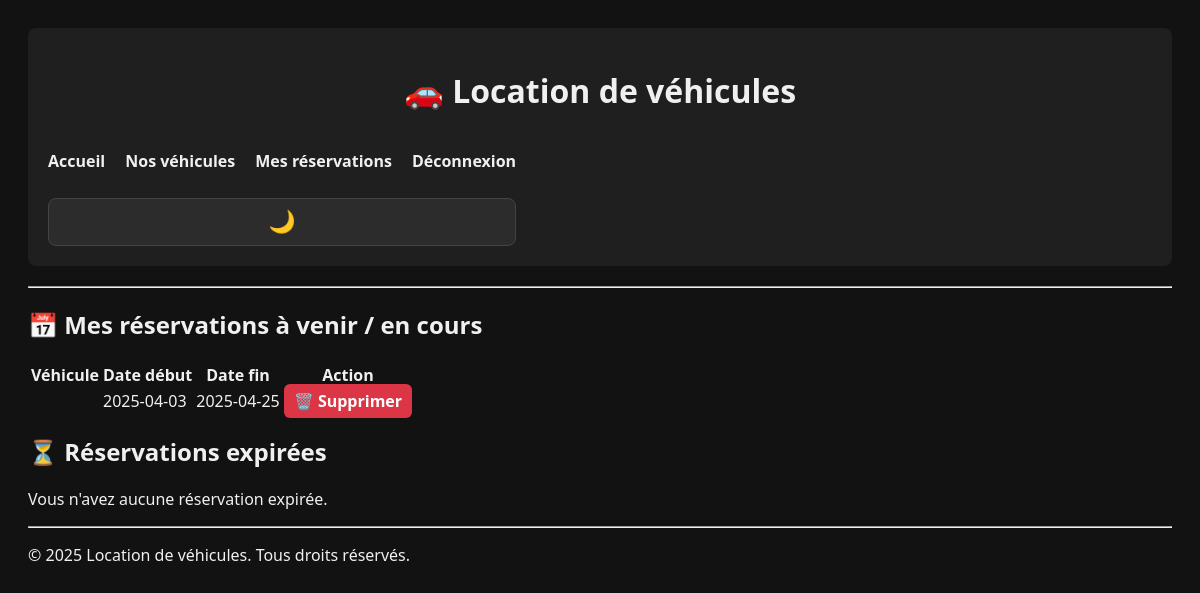
Before: /index.php?controller=reservation&action=mes (signed in) with the older database file.
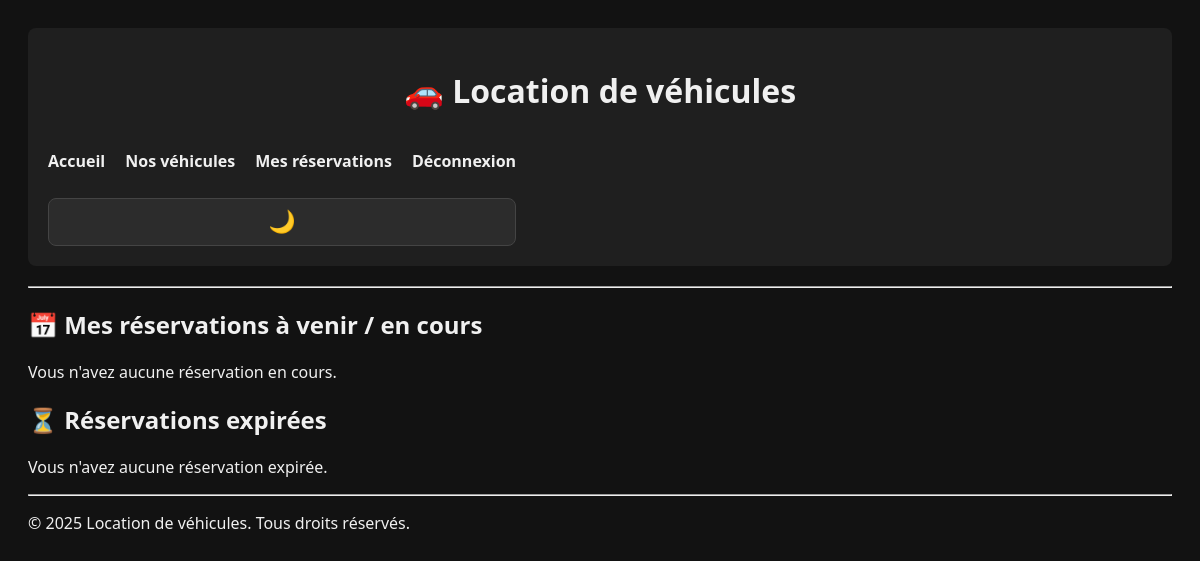
After: the same page with the newer database file.
### tables this page shows
CREATE TABLE IF NOT EXISTS `reservations` (
  `id` int NOT NULL AUTO_INCREMENT,
  `id_vehicule` int NOT NULL,
  `id_utilisateur` int NOT NULL,
  `date_debut` date NOT NULL,
  `date_fin` date NOT NULL,
  PRIMARY KEY (`id`),
  KEY `fk_utilisateur` (`id_utilisateur`),
  KEY `fk_vehicule` (`id_vehicule`)
);

### controllers/BaseController.php (called while the page is built, shortened)
<?php
class BaseController {
    protected function render(string $view, array $data = []) {
        extract($data);
        include __DIR__ . '/../views/' . $view . '.php';
    }
}

### controllers/ReservationController.php (called while the page is built, shortened)
<?php
require_once 'BaseController.php';
require_once __DIR__ . '/../models/Reservation.php';
class ReservationController extends BaseController {
    public function mes() {
        $userId = $_SESSION['user']['id'];
        $reservations = Reservation::getByUserId($userId);
        $today = date('Y-m-d');
        $active = [];
        $expired = [];
        foreach ($reservations as $r) {
            if ($r['date_fin'] < $today) {
                $expired[] = $r;
            } else {
                $active[] = $r;
            }
        }
        $this->render('reservation/mes', [
            'active' => $active,
            'expired' => $expired
        ]);
    }
}

### models/Reservation.php (called while the page is built, shortened)
<?php
class Reservation {
    public static function getByUserId(int $userId): array {
        $conn = Bdd::getConnection();
        $stmt = $conn->prepare("SELECT * FROM reservations WHERE id_utilisateur = ?");
        $stmt->execute([$userId]);
        return $stmt->fetchAll(PDO::FETCH_ASSOC);
    }
}

### views/reservation/mes.php (the view)
<?php include __DIR__ . '/../../layouts/header.php'; ?>
<h2>📅 Mes réservations à venir / en cours</h2>
<?php if (!empty($active)): ?>
    <table>
        <tr>
            <th>Véhicule</th>
            <th>Date début</th>
            <th>Date fin</th>
            <th>Action</th>
        </tr>
        <?php foreach ($active as $r): ?>
            <tr>
                <td><?= htmlspecialchars($r['nom_vehicule']) ?></td>
                <td><?= htmlspecialchars($r['date_debut']) ?></td>
                <td><?= htmlspecialchars($r['date_fin']) ?></td>
                <td><a href="supprimer_reservation.php?id=<?= $r['id'] ?>" class="btn-supprimer">🗑️ Supprimer</a></td>
            </tr>
        <?php endforeach; ?>
    </table>
<?php else: ?>
    <p>Vous n'avez aucune réservation en cours.</p>
<?php endif; ?>
<h2>⏳ Réservations expirées</h2>
<?php if (!empty($expired)): ?>
    <table>
        <tr>
            <th>Véhicule</th>
            <th>Date début</th>
            <th>Date fin</th>
        </tr>
        <?php foreach ($expired as $r): ?>
            <tr>
                <td><?= htmlspecialchars($r['nom_vehicule']) ?></td>
                <td><?= htmlspecialchars($r['date_debut']) ?></td>
                <td><?= htmlspecialchars($r['date_fin']) ?></td>
            </tr>
        <?php endforeach; ?>
    </table>
<?php else: ?>
    <p>Vous n'avez aucune réservation expirée.</p>
<?php endif; ?>
<?php include __DIR__ . '/../../layouts/footer.php'; ?>

### index.php (shortened to what this page needs)
<?php
$controllerName = $_GET['controller'] ?? 'home';
$action = $_GET['action'] ?? 'index';
$controllerClass = ucfirst($controllerName) . 'Controller';
$controllerFile = BASE_PATH . '/controllers/' . $controllerClass . '.php';
if (file_exists($controllerFile)) {
    $controller = new $controllerClass();
    if (method_exists($controller, $action)) {
        if (isset($_GET['id'])) {
            $controller->$action($_GET['id']);
        } else {
            $controller->$action();
        }
    } else {
        http_response_code(404);
        include BASE_PATH . '/views/404.php';
    }
} else {
    http_response_code(404);
    include BASE_PATH . '/views/404.php';
}
?>
<head>
    <link rel="stylesheet" href="public/styles.css">
</head>

### Layouts/header.php (shortened to what this page needs)
<header>
    <h1>🚗 Location de véhicules</h1>
    <div class="nav-wrapper">
        <nav>
            <ul class="main-nav">
                <li><a href="index.php">Accueil</a></li>
                <li><a href="index.php?controller=vehicule&action=flotte">Nos véhicules</a></li>
                <?php if (isset($_SESSION['user'])): ?>
                    <li><a href="index.php?controller=reservation&action=mes">Mes réservations</a></li>
                    <li><a href="index.php?controller=auth&action=logout">Déconnexion</a></li>
                <?php else: ?>
                    <li><a href="index.php?controller=auth&action=login">Connexion</a></li>
                    <li><a href="index.php?controller=auth&action=register">Inscription</a></li>
                <?php endif; ?>
            </ul>
            <button id="theme-toggle" class="theme-switch">🌙</button>
        </nav>
    </div>
</header>
<hr>

### Layouts/footer.php
<footer>
    <hr>
    <p>&copy; <?= date('Y') ?> Location de véhicules. Tous droits réservés.</p>
</footer>

### public/styles.css (style rules this page uses)
header { border-radius: 8px; padding: 20px; margin-bottom: 20px; text-align: center; transition: background-color 0.3s ease; }
body.dark-mode header { background-color: var(--dark-card-bg); color: var(--dark-text); }
.nav-wrapper { display: flex; justify-content: space-between; align-items: center; flex-wrap: wrap; gap: 10px; }
nav ul { list-style: none; display: flex; gap: 20px; padding-left: 0; }
nav a { text-decoration: none; font-weight: bold; position: relative; transition: color 0.3s ease; }
body.dark-mode nav a { color: var(--dark-text); }
nav a::after { content: ''; position: absolute; width: 0; height: 2px; left: 0; bottom: -4px; background-color: var(--primary-color); transition: width 0.3s; }
input, select, button { width: 100%; margin-top: 10px; padding: 10px; border-radius: 8px; border: 1px solid #ccc; transition: background-color 0.3s ease, color 0.3s ease; }
body.dark-mode input, body.dark-mode select, body.dark-mode button { background-color: #2c2c2c; color: var(--dark-text); border: 1px solid #444; }
.theme-switch { margin-left: auto; background: none; border: none; font-size: 22px; cursor: pointer; transition: transform 0.3s ease; color: inherit; }
.btn-supprimer { background-color: #dc3545; color: white; padding: 6px 10px; border-radius: 6px; text-decoration: none; font-weight: bold; transition: background-color 0.3s ease; }

Changed rows visible on the page:
removed reservations: date_debut "2025-04-03", date_fin "2025-04-25"
Other visible differences:
text no longer shown: "Véhicule Date début Date fin Action"
text now shown: "Vous n'avez aucune réservation en cours."
